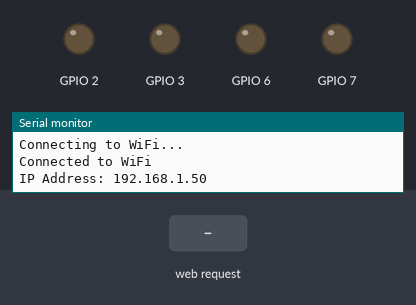
Recording of a sketch running on a simulated ESP32-S3. On the bench: output pins drawn as LEDs (lit = HIGH), the last lines printed to the serial monitor. The inputs (shaded band) are chosen by the test bench. WiFi joins after 1.5 s; servers stay silent unless stated.

Above: at 3.2 s.
3.3 s: HTTP request GET /togglePin2 received
At 4.2 s:
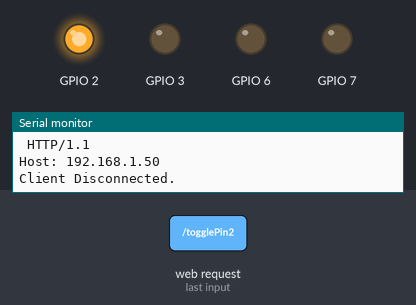
4.8 s: HTTP request GET /togglePin3 received
At 5.4 s:
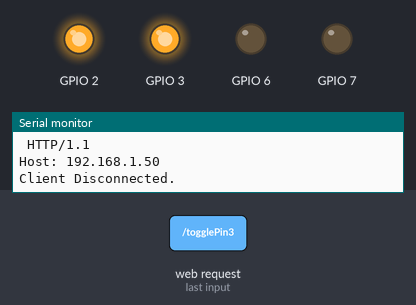
6.3 s: HTTP request GET /togglePin6 received
At 7.5 s:
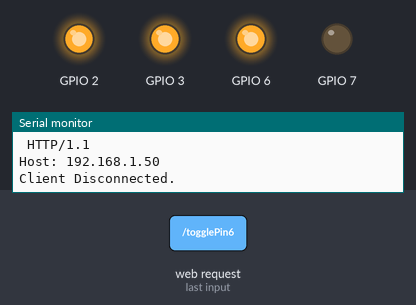
7.8 s: HTTP request GET /togglePin7 received
At 8.9 s:
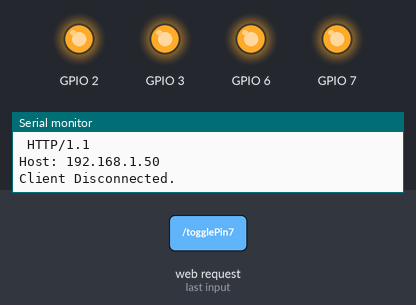
9.3 s: HTTP request GET /togglePin2 received
At 10.0 s:
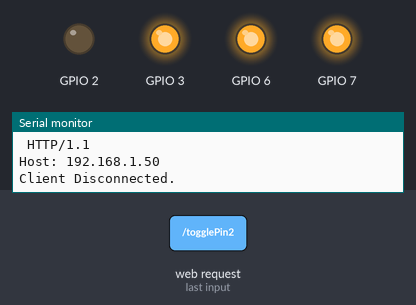
10.8 s: HTTP request GET /togglePin3 received
At 11.1 s:
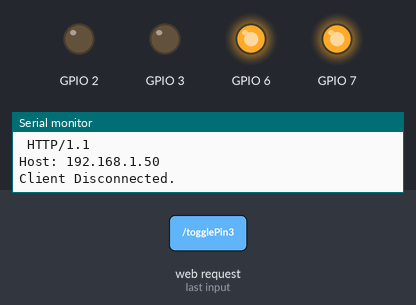
Timing chart, 0 to 13.3 s (numbered marks = the images above; inputs shaded):
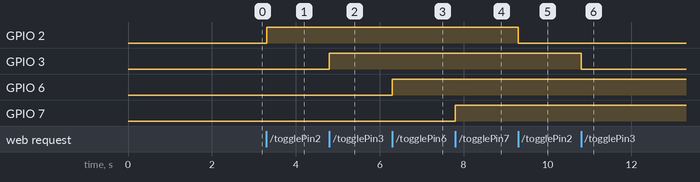

The sketch:

sketch_mar4b_multippins.ino
```cpp
#include <WiFi.h>

const char* ssid = "WifiName";     // Replace with your Wi-Fi network SSID
const char* password = "WifiPassword"; // Replace with your Wi-Fi network password
WiFiServer server(80);

bool pinState2 = LOW; // Track the state of GPIO 2
bool pinState3 = LOW; // Track the state of GPIO 3
bool pinState6 = LOW; // Track the state of GPIO 6
bool pinState7 = LOW; // Track the state of GPIO 7

void setup() {
  Serial.begin(115200);

  // Set GPIO pins as outputs
  pinMode(2, OUTPUT);
  pinMode(3, OUTPUT);
  pinMode(6, OUTPUT);
  pinMode(7, OUTPUT);

  // Initialize GPIO pins to LOW
  digitalWrite(2, pinState2);
  digitalWrite(3, pinState3);
  digitalWrite(6, pinState6);
  digitalWrite(7, pinState7);

  // Connect to Wi-Fi
  WiFi.begin(ssid, password);
  while (WiFi.status() != WL_CONNECTED) {
    delay(1000);
    Serial.println("Connecting to WiFi...");
  }
  Serial.println("Connected to WiFi");
  Serial.print("IP Address: ");
  Serial.println(WiFi.localIP()); // Print the local IP address

  // Start the server
  server.begin();
}

void loop() {
  WiFiClient client = server.available();
  if (client) {
    Serial.println("New Client.");
    String currentLine = "";
    while (client.connected()) {
      if (client.available()) {
        char c = client.read();
        Serial.write(c);
        if (c == '\n') {
          if (currentLine.length() == 0) {
            // Respond to HTTP request
            client.println("HTTP/1.1 200 OK");
            client.println("Content-type:text/html");
            client.println();
            client.println();
            break;
          } else {
            currentLine = "";
          }
        } else if (c != '\r') {
          currentLine += c;
        }

        // Handle GPIO control commands
        if (currentLine.endsWith("GET /togglePin2")) {
          pinState2 = !pinState2; // Toggle the state
          digitalWrite(2, pinState2); // Apply the new state
          Serial.println(pinState2 ? "GPIO 2 set HIGH" : "GPIO 2 set LOW");
        }
        if (currentLine.endsWith("GET /togglePin3")) {
          pinState3 = !pinState3; // Toggle the state
          digitalWrite(3, pinState3); // Apply the new state
          Serial.println(pinState3 ? "GPIO 3 set HIGH" : "GPIO 3 set LOW");
        }
        if (currentLine.endsWith("GET /togglePin6")) {
          pinState6 = !pinState6; // Toggle the state
          digitalWrite(6, pinState6); // Apply the new state
          Serial.println(pinState6 ? "GPIO 6 set HIGH" : "GPIO 6 set LOW");
        }
        if (currentLine.endsWith("GET /togglePin7")) {
          pinState7 = !pinState7; // Toggle the state
          digitalWrite(7, pinState7); // Apply the new state
          Serial.println(pinState7 ? "GPIO 7 set HIGH" : "GPIO 7 set LOW");
        }
      }
    }
    client.stop();
    Serial.println("Client Disconnected.");
  }
}
```

Measured:
- after the input at 3.3 s, GPIO 2: LOW → HIGH at once
- after the input at 4.8 s, GPIO 3: LOW → HIGH at once
- after the input at 6.3 s, GPIO 6: LOW → HIGH at once
- after the input at 7.8 s, GPIO 7: LOW → HIGH at once
- after the input at 9.3 s, GPIO 2: HIGH → LOW at once
- after the input at 10.8 s, GPIO 3: HIGH → LOW at once
